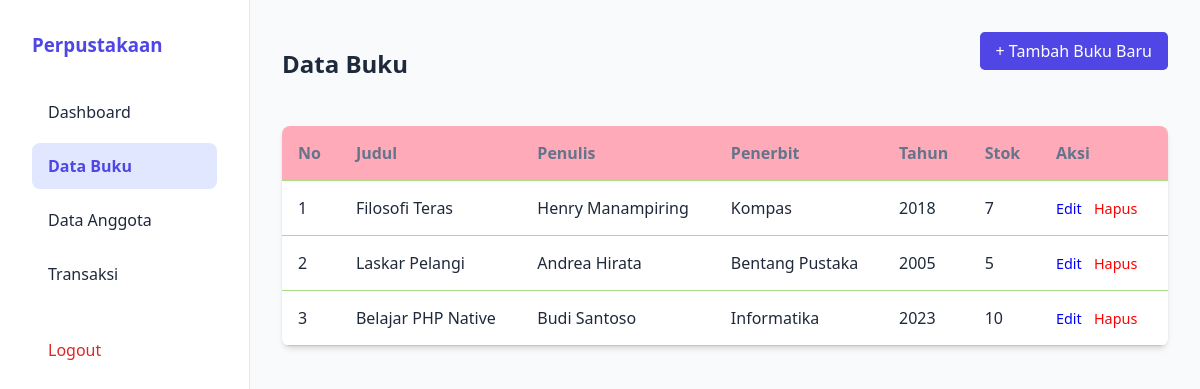
/admin/buku.php (signed in), run on the app's committed database.
### tables this page shows
CREATE TABLE buku (
    id_buku INT AUTO_INCREMENT PRIMARY KEY,
    judul VARCHAR(255) NOT NULL,
    penulis VARCHAR(100) NOT NULL,
    penerbit VARCHAR(100) NOT NULL,
    tahun INT NOT NULL,
    kategori VARCHAR(50),
    stok INT NOT NULL DEFAULT 0,
    gambar VARCHAR(255) DEFAULT 'default.jpg',
    created_at TIMESTAMP DEFAULT CURRENT_TIMESTAMP
);

### admin/buku.php (the view, shortened to what this page needs)
<?php
require_once '../config/database.php';
$query = "SELECT * FROM buku ORDER BY id_buku DESC";
$result = mysqli_query($koneksi, $query);
?>
<!DOCTYPE html>
<html lang="id">
<head>
    <link rel="stylesheet" href="../assets/css/style.css?v=<?php echo time(); ?>">
</head>
<body>
    <div class="dashboard-container">
        <?php include 'includes/sidebar.php'; ?>
        <main class="main-content">
            <header style="margin-bottom: 2rem; display: flex; justify-content: space-between; align-items: center;">
                <h2>Data Buku</h2>
                <a href="buku_tambah.php" class="btn-add">+ Tambah Buku Baru</a>
            </header>
            <table>
                <thead>
                    <tr>
                        <th>No</th>
                        <th>Judul</th>
                        <th>Penulis</th>
                        <th>Penerbit</th>
                        <th>Tahun</th>
                        <th>Stok</th>
                        <th>Aksi</th>
                    </tr>
                </thead>
                <tbody>
                    <?php $no = 1; while($row = mysqli_fetch_assoc($result)): ?>
                    <tr>
                        <td><?php echo $no++; ?></td>
                        <td><?php echo $row['judul']; ?></td>
                        <td><?php echo $row['penulis']; ?></td>
                        <td><?php echo $row['penerbit']; ?></td>
                        <td><?php echo $row['tahun']; ?></td>
                        <td><?php echo $row['stok']; ?></td>
                        <td class="action-links">
                            <a href="buku_edit.php?id=<?php echo $row['id_buku']; ?>" style="color: blue;">Edit</a>
                            <a href="buku.php?hapus=<?php echo $row['id_buku']; ?>" onclick="return confirm('Yakin hapus buku ini?')" style="color: red;">Hapus</a>
                        </td>
                    </tr>
                    <?php endwhile; ?>
                </tbody>
            </table>
        </main>
    </div>
</body>
</html>

### admin/includes/sidebar.php
<aside class="sidebar">
    <h3 style="margin-bottom: 2rem; color: var(--primary);">Perpustakaan</h3>
    <nav>
        <a href="index.php" class="nav-link <?php echo basename($_SERVER['PHP_SELF']) == 'index.php' ? 'active' : ''; ?>">Dashboard</a>
        <a href="buku.php" class="nav-link <?php echo strpos(basename($_SERVER['PHP_SELF']), 'buku') !== false ? 'active' : ''; ?>">Data Buku</a>
        <a href="anggota.php" class="nav-link <?php echo strpos(basename($_SERVER['PHP_SELF']), 'anggota') !== false ? 'active' : ''; ?>">Data Anggota</a>
        <a href="transaksi.php" class="nav-link <?php echo strpos(basename($_SERVER['PHP_SELF']), 'transaksi') !== false ? 'active' : ''; ?>">Transaksi</a>
        <br>
        <a href="../auth/logout.php" class="nav-link" style="color: #dc2626;">Logout</a>
    </nav>
</aside>

### assets/css/style.css (style rules this page uses)
:root { --primary: #4f46e5; --primary-hover: #4338ca; --secondary: #64748b; --bg-light: #f8fafc; --text-dark: #1e293b; --text-light: #64748b; --white: #ffffff; --shadow: 0 4px 6px -1px rgb(0 0 0 / 0.1), 0 2px 4px -2px rgb(0 0 0 / 0.1); --radius: 0.5rem; }
* { margin: 0; padding: 0; box-sizing: border-box; font-family: 'Segoe UI', Tahoma, Geneva, Verdana, sans-serif; }
body { background-color: var(--bg-light); color: var(--text-dark); min-height: 100vh; display: flex; flex-direction: column; }
.dashboard-container { display: flex; }
.sidebar { width: 250px; background: var(--white); min-height: 100vh; padding: 2rem; border-right: 1px solid #e2e8f0; }
.main-content { flex: 1; padding: 2rem; }
.nav-link { display: block; padding: 0.75rem 1rem; color: var(--text-dark); text-decoration: none; margin-bottom: 0.5rem; border-radius: 0.5rem; }
.nav-link:hover, .nav-link.active { background: var(--bg-light); color: var(--primary); }
.nav-link.active { font-weight: 600; background: #e0e7ff; }

### admin/buku.php (style rules this page uses)
table { width: 100%; border-collapse: collapse; background: white; border-radius: 0.5rem; overflow: hidden; box-shadow: var(--shadow); }
th, td { padding: 1rem; text-align: left; border-bottom: 1px solid #a8df85; }
th { background: #ffaab8; font-weight: 600; color: var(--text-light); }
.action-links a { margin-right: 0.5rem; text-decoration: none; font-size: 0.9rem; }
.btn-add { display: inline-block; margin-bottom: 1.5rem; background: var(--primary); color: white; padding: 0.5rem 1rem; border-radius: 0.3rem; text-decoration: none; }

### data on the page
buku: judul "Filosofi Teras", penulis "Henry Manampiring", penerbit "Kompas", tahun "2018", stok "7"
buku: judul "Laskar Pelangi", penulis "Andrea Hirata", penerbit "Bentang Pustaka", tahun "2005", stok "5"
buku: judul "Belajar PHP Native", penulis "Budi Santoso", penerbit "Informatika", tahun "2023", stok "10"
